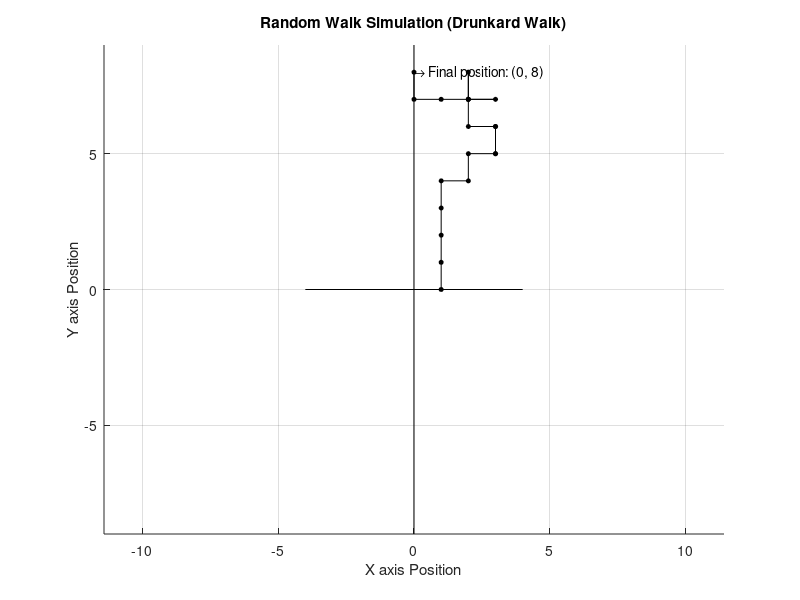

Write MATLAB code to recreate this figure.
clear all;
clc;
hold on;

% Parameters
num_steps = 20; % Number of steps in the random walk

% Initialize position
x = 0;
y = 0;

% Define probabilities
forward_prob = 0.5;
backward_prob = 0.1;
right_prob = 0.2;
left_prob = 0.2;

% Preallocate arrays for plotting the drunkards path
x_pos = zeros(1, num_steps);
y_pos = zeros(1, num_steps);

% Simulate the 2D random walk
for step = 1:num_steps
    % Generate a random number to determine the direction
    move_prob = rand();
    fprintf('random: %f\n',move_prob);

    % Update position based on the generated random number
    if move_prob < forward_prob
    y = y + 1; % move forward
    fprintf('MF: (%d, %d)\n', x, y);
    elseif move_prob < forward_prob + backward_prob
    y = y - 1; % move backward
    fprintf('MB: (%d, %d)\n', x, y);
    elseif move_prob < forward_prob + backward_prob + right_prob
    x = x + 1; % move right
    fprintf('MR: (%d, %d)\n', x, y);
    else
    x = x - 1; % move left
    fprintf('ML: (%d, %d)\n', x, y);
    end
    % Store the position
    x_pos(step) = x;
    y_pos(step) = y;
    hold on;
end


% Display the final position
fprintf('Final position: (%d, %d)\n', x, y);
text(x, y, sprintf('\\rightarrow Final position: (%d, %d)', x, y));

% Plot the 2D random walk path
plot(x_pos, y_pos, '-ko', 'MarkerSize', 3, 'MarkerFaceColor', 'k', 'MarkerEdgeColor', 'k');
hold on;


% Draw X and Y axes
line([-max(abs(x_pos))-1, max(abs(x_pos))+1], [0, 0], 'Color', 'black', 'LineWidth', 0.5);  % X-axis
line([0, 0], [-max(abs(y_pos))-1, max(abs(y_pos))+1], 'Color', 'black', 'LineWidth', 0.5);  % Y-axis

% Set axis labels and title
xlabel('X axis Position');
ylabel('Y axis Position');
title('Random Walk Simulation (Drunkard Walk)');
grid on;
axis equal;
